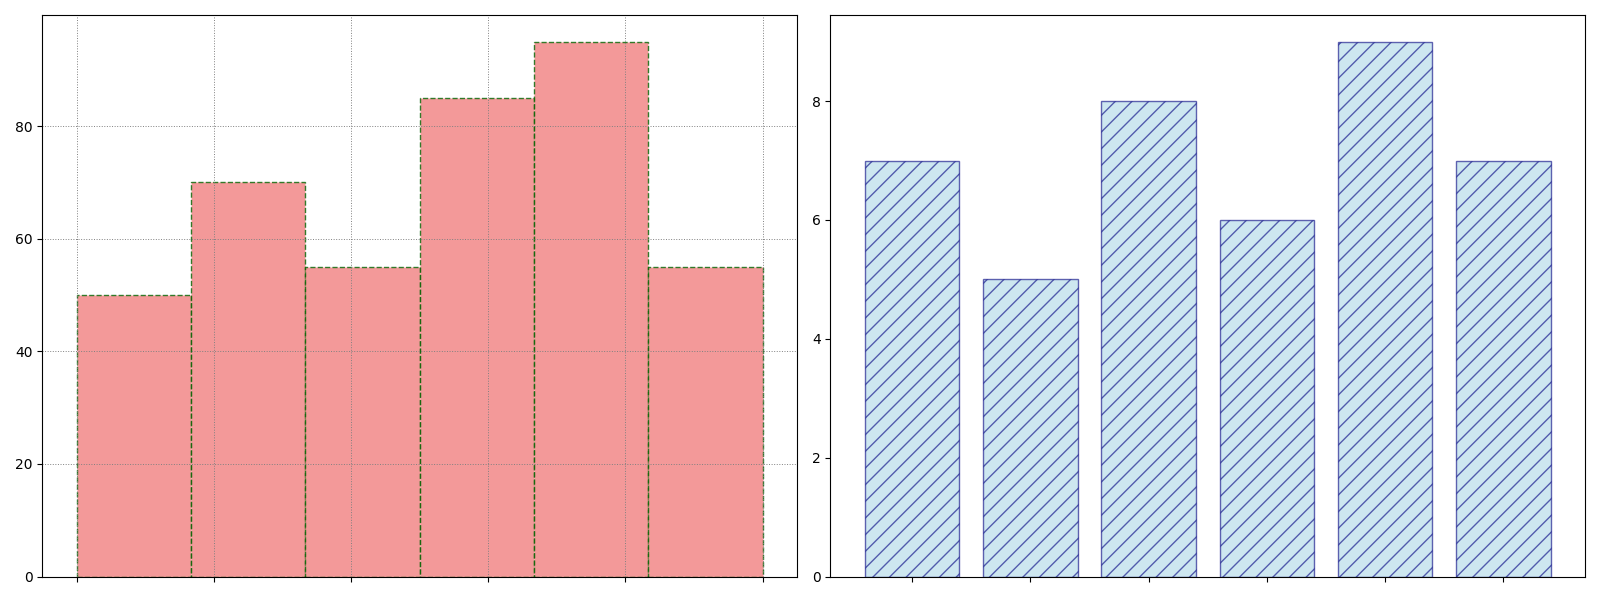

Reproduce this figure in Python.
import matplotlib.pyplot as plt
import numpy as np

# Examples of fruit consumption and average sweetness levels
fruits = ['Apple', 'Banana', 'Grapes', 'Orange', 'Pineapple', 'Strawberry']
consumption_alpha = [15, 25, 10, 5, 30, 20]
consumption_beta = [20, 10, 15, 25, 10, 20]
consumption_gamma = [5, 20, 10, 30, 25, 10]
consumption_delta = [10, 15, 20, 25, 30, 5]
avg_sweetness_levels = [7, 5, 8, 6, 9, 7]

data = []
for fruit, count in zip(fruits * 4, consumption_alpha + consumption_beta + consumption_gamma + consumption_delta):
    data.extend([fruit] * count)

# Setup figure and axes
fig, axs = plt.subplots(1, 2, figsize=(16, 6))

# Plot for fruit consumption on different planets
ax1 = axs[0]
ax1.hist(data, bins=len(fruits), edgecolor='darkgreen', color='lightcoral', alpha=0.8, linestyle='--')
ax1.set_xticks(np.arange(len(fruits)))
ax1.set_xticklabels([])

# Plot for average sweetness levels of fruits
ax2 = axs[1]
ax2.bar(fruits, avg_sweetness_levels, color='lightblue', edgecolor='navy', alpha=0.6, hatch='//')
ax2.set_xticklabels([])

ax1.grid(True, linestyle=':', linewidth=0.7, color='gray')
ax2.grid(False)

plt.tight_layout()
plt.show()
